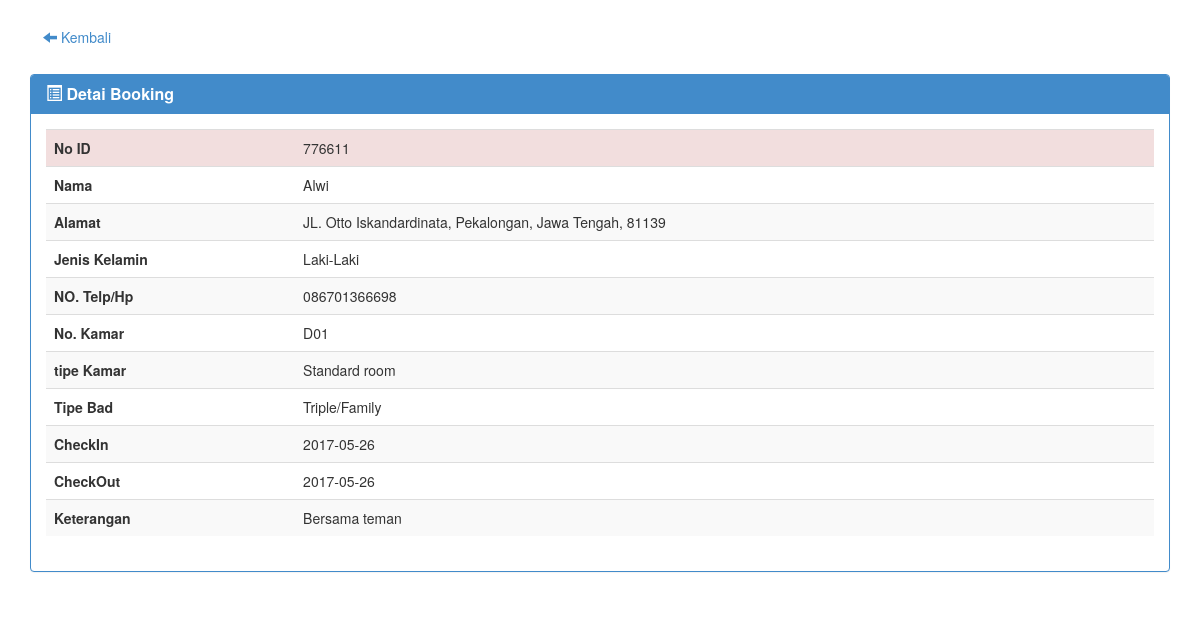
Page /detail.php?id=776611 on the committed database.
### tables this page shows
CREATE TABLE IF NOT EXISTS `tamu` (
  `id` int(20) NOT NULL,
  `nama` varchar(40) NOT NULL,
  `jns_kel` varchar(20) NOT NULL,
  `notelp` char(13) NOT NULL,
  `jalan` varchar(100) NOT NULL,
  `provinsi` varchar(40) NOT NULL,
  `kota` varchar(30) NOT NULL,
  `kd_pos` int(7) NOT NULL,
  `tgl_checkin` date NOT NULL,
  `tgl_checkout` date NOT NULL,
  `keterangan` varchar(100) NOT NULL,
  `no_kamar` char(5) NOT NULL
);

CREATE TABLE IF NOT EXISTS `kamar` (
  `no_kamar` char(5) NOT NULL,
  `tipe_kamar` varchar(20) NOT NULL,
  `jml_ranjang` varchar(20) NOT NULL,
  `id` int(20) NOT NULL
);

### detail.php (the view, shortened to what this page needs)
<!DOCTYPE html>
<html>
<head>
    <link href="css/bootstrap.min.css" rel="stylesheet">
    <link href="css/datepicker.css" rel="stylesheet">
</head>
<body>
<div class="container">
    <br>
    <a class="btn" href="rekap.php"><span class="glyphicon glyphicon-arrow-left"></span>  Kembali</a><br><br>
    <?php
   $id_tm= $_GET['id'];
   $detail = mysql_query("SELECT tamu.id, tamu.nama, tamu.jns_kel, tamu.notelp, tamu.jalan, tamu.kota, tamu.provinsi, tamu.kd_pos, tamu.tgl_checkin, tamu.tgl_checkout, tamu.keterangan, kamar.no_kamar, kamar.tipe_kamar, kamar.jml_ranjang from tamu,kamar where tamu.id='$id_tm' LIMIT 1") or die(mysql_errno());
    while ($data=mysql_fetch_array($detail)){
    ?>
    <div class="row">
      <div class="col-md-12">
        <div class="panel panel-primary">
          <div class="panel-heading">
            <h3 class="panel-title"><i class="glyphicon glyphicon-list-alt"></i><b> Detai Booking</b> </h3>
          </div>
      <div class="panel-body">
        <table class="table table-responsive table-striped">
          <tbody>
            <tr>
                <td class="danger"><b>No ID<b></td>
                <td class="danger"><?php echo $data['id'] ?></td>
            </tr>
            <tr>
                <td><b>Nama<b></td>
                <td><?php echo $data['nama'] ?></td>
            </tr>
            <tr>
                <td><b>Alamat</b></td>
                <td><?php echo $data['jalan'] ?><?php echo ", "; ?> <?php echo $data['kota'] ?><?php echo ", "; ?><?php echo $data['provinsi'] ?><?php echo ", "; ?><?php echo $data['kd_pos'] ?></td>
            </tr>
            <tr>
                <td><b>Jenis Kelamin<b></td>
                <td><?php echo $data['jns_kel'] ?></td>
            </tr>
            <tr>
                <td><b>NO. Telp/Hp<b></td>
                <td><?php echo $data['notelp'] ?></td>
            </tr>
            <tr>
                <td><b>No. Kamar<b></td>
                <td><?php echo $data['no_kamar'] ?></td>
            </tr>
            <tr>
                <td><b>tipe Kamar<b></td>
                <td><?php echo $data['tipe_kamar'] ?></td>
            </tr>
            <tr>
                <td><b>Tipe Bad<b></td>
                <td><?php echo $data['jml_ranjang'] ?></td>
            </tr>
            <tr>
                <td><b>CheckIn<b></td>
                <td><?php echo $data['tgl_checkin'] ?></td>
            </tr>
            <tr>
                <td><b>CheckOut<b></td>
                <td><?php echo $data['tgl_checkout'] ?></td>
            </tr>
            <tr>
                <td><b>Keterangan<b></td>
                <td><?php echo $data['keterangan'] ?></td>
            </tr>
        </table>
      </div>
    </div>
        <?php
    }
    ?>
</div>

### rows in the picture
tamu: id "776611", nama "Alwi", jalan "JL. Otto Iskandardinata", kota "Pekalongan", provinsi "Jawa Tengah", kd_pos "81139", jns_kel "Laki-Laki", notelp "086701366698", kamar.no_kamar "D01", kamar.tipe_kamar "Standard room", kamar.jml_ranjang "Triple/Family", tgl_checkin "2017-05-26", tgl_checkout "2017-05-26", keterangan "Bersama teman"
